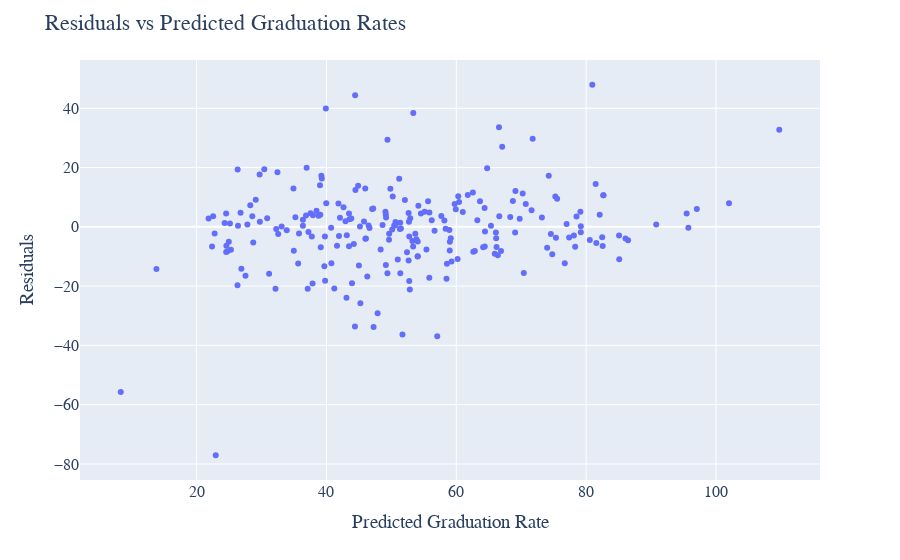

The notebook cell this image was saved under:
### Code cell
pred_fig.show()

### Figure 1 — Plotly figure (JSON) as saved in the notebook; plotly's stock layout.template omitted (floating-point values rounded to 4 significant figures; data arrays with more than 128 entries replaced by an {"elided": "..."} marker saying what was removed)
{"data": [{"hovertemplate": "y_pred=%{x}<br>Residuals=%{y}<extra></extra>", "legendgroup": "", "marker": {"color": "#636efa", "symbol": "circle"}, "mode": "markers", "name": "", "orientation": "v", "showlegend": false, "type": "scatter", "x": {"elided": "232 float values"}, "xaxis": "x", "y": {"elided": "232 float values"}, "yaxis": "y"}], "layout": {"font": {"family": "Courier New, monospace", "size": 16}, "legend": {"title": {"text": "Legend"}, "tracegroupgap": 0}, "margin": {"t": 60}, "title": {"text": "Residuals vs Predicted Graduation Rates"}, "xaxis": {"anchor": "y", "domain": [0, 1], "title": {"text": "Predicted Graduation Rate"}}, "yaxis": {"anchor": "x", "domain": [0, 1], "title": {"text": "Residuals"}}}}
